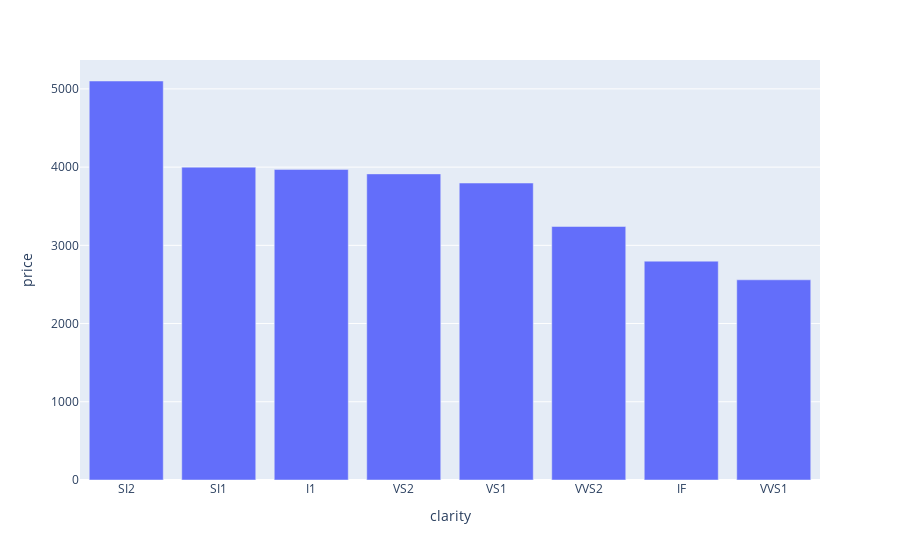

The code cell stored with this chart in its notebook:
### Code cell
fig = px.bar(df_clarity, x='clarity', y='price')
fig.show()

### Figure 1 — Plotly figure (JSON) as saved in the notebook; plotly's stock layout.template omitted (floating-point values rounded to 4 significant figures)
{"data": [{"alignmentgroup": "True", "hovertemplate": "clarity=%{x}<br>price=%{y}<extra></extra>", "legendgroup": "", "marker": {"color": "#636efa", "pattern": {"shape": ""}}, "name": "", "offsetgroup": "", "orientation": "v", "showlegend": false, "textposition": "auto", "type": "bar", "x": ["SI2", "SI1", "I1", "VS2", "VS1", "VVS2", "IF", "VVS1"], "xaxis": "x", "y": [5101.0, 4000.0, 3971.0, 3914.0, 3797.0, 3241.0, 2798.0, 2559.0], "yaxis": "y"}], "layout": {"barmode": "relative", "legend": {"tracegroupgap": 0}, "margin": {"t": 60}, "xaxis": {"anchor": "y", "domain": [0, 1], "title": {"text": "clarity"}}, "yaxis": {"anchor": "x", "domain": [0, 1], "title": {"text": "price"}}}}
